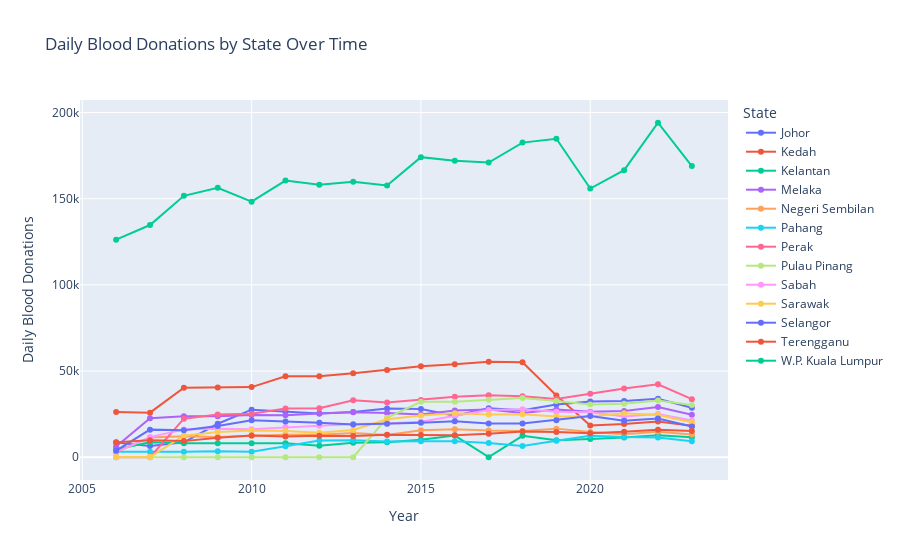

The cell this chart's notebook holds for it:
### Markdown cell above
Here we visualized the trend of blood donations of each states accross 2006-2023. We can observe most states experience significant drop in 2019-2021

### Code cell
import plotly.express as px

donation_final_date = donation_final.groupby(['state', 'year'])['daily'].sum().reset_index()
fig = px.line(donation_final_date, x='year', y='daily', color='state', title='Daily Blood Donations by State Over Year',
              labels={'daily': 'Daily Blood Donations', 'year': 'Year', 'state': 'State'})
fig.update_traces(mode='lines+markers', hovertemplate='<b>%{y} Daily Donation</b> in %{x}')
fig.update_layout(title='Daily Blood Donations by State Over Time',
                  xaxis_title='Year',
                  yaxis_title='Daily Blood Donations')
fig.show()

### Figure 1 — Plotly figure (JSON) as saved in the notebook; plotly's stock layout.template omitted (floating-point values rounded to 4 significant figures)
{"data": [{"hovertemplate": "<b>%{y} Daily Donation</b> in %{x}", "legendgroup": "Johor", "line": {"color": "#636efa", "dash": "solid"}, "marker": {"symbol": "circle"}, "mode": "lines+markers", "name": "Johor", "orientation": "v", "showlegend": true, "type": "scatter", "x": [2006, 2007, 2008, 2009, 2010, 2011, 2012, 2013, 2014, 2015, 2016, 2017, 2018, 2019, 2020, 2021, 2022, 2023], "xaxis": "x", "y": [8487, 6462, 8627, 19438, 27589, 26559, 25385, 26246, 28254, 28004, 24065, 28389, 27245, 30647, 32297, 32600, 33936, 28705], "yaxis": "y"}, {"hovertemplate": "<b>%{y} Daily Donation</b> in %{x}", "legendgroup": "Kedah", "line": {"color": "#EF553B", "dash": "solid"}, "marker": {"symbol": "circle"}, "mode": "lines+markers", "name": "Kedah", "orientation": "v", "showlegend": true, "type": "scatter", "x": [2006, 2007, 2008, 2009, 2010, 2011, 2012, 2013, 2014, 2015, 2016, 2017, 2018, 2019, 2020, 2021, 2022, 2023], "xaxis": "x", "y": [26186, 25863, 40379, 40467, 40690, 46924, 46949, 48794, 50640, 52847, 53904, 55351, 55071, 35862, 18469, 19231, 20731, 18234], "yaxis": "y"}, {"hovertemplate": "<b>%{y} Daily Donation</b> in %{x}", "legendgroup": "Kelantan", "line": {"color": "#00cc96", "dash": "solid"}, "marker": {"symbol": "circle"}, "mode": "lines+markers", "name": "Kelantan", "orientation": "v", "showlegend": true, "type": "scatter", "x": [2006, 2007, 2008, 2009, 2010, 2011, 2012, 2013, 2014, 2015, 2016, 2017, 2018, 2019, 2020, 2021, 2022, 2023], "xaxis": "x", "y": [4617, 8647, 8125, 8074, 8100, 8120, 6698, 8483, 8728, 10097, 12565, 35, 12427, 9927, 10579, 11400, 12708, 11616], "yaxis": "y"}, {"hovertemplate": "<b>%{y} Daily Donation</b> in %{x}", "legendgroup": "Melaka", "line": {"color": "#ab63fa", "dash": "solid"}, "marker": {"symbol": "circle"}, "mode": "lines+markers", "name": "Melaka", "orientation": "v", "showlegend": true, "type": "scatter", "x": [2006, 2007, 2008, 2009, 2010, 2011, 2012, 2013, 2014, 2015, 2016, 2017, 2018, 2019, 2020, 2021, 2022, 2023], "xaxis": "x", "y": [6208, 22683, 23774, 23729, 24443, 24297, 25325, 26125, 25679, 24874, 27063, 27706, 25662, 27708, 26446, 26873, 29204, 24663], "yaxis": "y"}, {"hovertemplate": "<b>%{y} Daily Donation</b> in %{x}", "legendgroup": "Negeri Sembilan", "line": {"color": "#FFA15A", "dash": "solid"}, "marker": {"symbol": "circle"}, "mode": "lines+markers", "name": "Negeri Sembilan", "orientation": "v", "showlegend": true, "type": "scatter", "x": [2006, 2007, 2008, 2009, 2010, 2011, 2012, 2013, 2014, 2015, 2016, 2017, 2018, 2019, 2020, 2021, 2022, 2023], "xaxis": "x", "y": [2970, 11497, 12207, 11779, 12443, 13090, 13061, 14092, 12943, 15637, 16298, 15503, 15248, 16608, 14618, 13282, 14734, 13240], "yaxis": "y"}, {"hovertemplate": "<b>%{y} Daily Donation</b> in %{x}", "legendgroup": "Pahang", "line": {"color": "#19d3f3", "dash": "solid"}, "marker": {"symbol": "circle"}, "mode": "lines+markers", "name": "Pahang", "orientation": "v", "showlegend": true, "type": "scatter", "x": [2006, 2007, 2008, 2009, 2010, 2011, 2012, 2013, 2014, 2015, 2016, 2017, 2018, 2019, 2020, 2021, 2022, 2023], "xaxis": "x", "y": [3258, 3131, 3140, 3414, 3215, 6384, 9720, 9919, 9136, 9240, 9352, 8337, 6497, 9539, 12480, 11718, 11396, 9311], "yaxis": "y"}, {"hovertemplate": "<b>%{y} Daily Donation</b> in %{x}", "legendgroup": "Perak", "line": {"color": "#FF6692", "dash": "solid"}, "marker": {"symbol": "circle"}, "mode": "lines+markers", "name": "Perak", "orientation": "v", "showlegend": true, "type": "scatter", "x": [2006, 2007, 2008, 2009, 2010, 2011, 2012, 2013, 2014, 2015, 2016, 2017, 2018, 2019, 2020, 2021, 2022, 2023], "xaxis": "x", "y": [53, 53, 22393, 24740, 25203, 28233, 28441, 33054, 31731, 33284, 35062, 35982, 35401, 33748, 36788, 39827, 42326, 33722], "yaxis": "y"}, {"hovertemplate": "<b>%{y} Daily Donation</b> in %{x}", "legendgroup": "Pulau Pinang", "line": {"color": "#B6E880", "dash": "solid"}, "marker": {"symbol": "circle"}, "mode": "lines+markers", "name": "Pulau Pinang", "orientation": "v", "showlegend": true, "type": "scatter", "x": [2006, 2007, 2008, 2009, 2010, 2011, 2012, 2013, 2014, 2015, 2016, 2017, 2018, 2019, 2020, 2021, 2022, 2023], "xaxis": "x", "y": [0, 0, 0, 0, 0, 0, 0, 0, 22911, 32199, 32134, 33338, 34413, 32604, 30673, 31072, 32946, 30303], "yaxis": "y"}, {"hovertemplate": "<b>%{y} Daily Donation</b> in %{x}", "legendgroup": "Sabah", "line": {"color": "#FF97FF", "dash": "solid"}, "marker": {"symbol": "circle"}, "mode": "lines+markers", "name": "Sabah", "orientation": "v", "showlegend": true, "type": "scatter", "x": [2006, 2007, 2008, 2009, 2010, 2011, 2012, 2013, 2014, 2015, 2016, 2017, 2018, 2019, 2020, 2021, 2022, 2023], "xaxis": "x", "y": [2936, 11694, 16088, 16587, 16307, 17505, 18301, 19310, 19623, 20659, 24130, 27361, 27905, 26412, 26159, 23656, 25138, 21364], "yaxis": "y"}, {"hovertemplate": "<b>%{y} Daily Donation</b> in %{x}", "legendgroup": "Sarawak", "line": {"color": "#FECB52", "dash": "solid"}, "marker": {"symbol": "circle"}, "mode": "lines+markers", "name": "Sarawak", "orientation": "v", "showlegend": true, "type": "scatter", "x": [2006, 2007, 2008, 2009, 2010, 2011, 2012, 2013, 2014, 2015, 2016, 2017, 2018, 2019, 2020, 2021, 2022, 2023], "xaxis": "x", "y": [121, 180, 12532, 14616, 15467, 15197, 14274, 15869, 22056, 24284, 25465, 24875, 24877, 23686, 23784, 25557, 24488, 20252], "yaxis": "y"}, {"hovertemplate": "<b>%{y} Daily Donation</b> in %{x}", "legendgroup": "Selangor", "line": {"color": "#636efa", "dash": "solid"}, "marker": {"symbol": "circle"}, "mode": "lines+markers", "name": "Selangor", "orientation": "v", "showlegend": true, "type": "scatter", "x": [2006, 2007, 2008, 2009, 2010, 2011, 2012, 2013, 2014, 2015, 2016, 2017, 2018, 2019, 2020, 2021, 2022, 2023], "xaxis": "x", "y": [3796, 16024, 15662, 18075, 21399, 20791, 19945, 19047, 19482, 20077, 20834, 19639, 19520, 21533, 23917, 21236, 22461, 17788], "yaxis": "y"}, {"hovertemplate": "<b>%{y} Daily Donation</b> in %{x}", "legendgroup": "Terengganu", "line": {"color": "#EF553B", "dash": "solid"}, "marker": {"symbol": "circle"}, "mode": "lines+markers", "name": "Terengganu", "orientation": "v", "showlegend": true, "type": "scatter", "x": [2006, 2007, 2008, 2009, 2010, 2011, 2012, 2013, 2014, 2015, 2016, 2017, 2018, 2019, 2020, 2021, 2022, 2023], "xaxis": "x", "y": [8752, 9825, 9357, 11356, 12627, 12084, 12508, 12339, 13074, 12862, 12796, 13615, 14963, 14689, 13970, 14819, 15917, 15262], "yaxis": "y"}, {"hovertemplate": "<b>%{y} Daily Donation</b> in %{x}", "legendgroup": "W.P. Kuala Lumpur", "line": {"color": "#00cc96", "dash": "solid"}, "marker": {"symbol": "circle"}, "mode": "lines+markers", "name": "W.P. Kuala Lumpur", "orientation": "v", "showlegend": true, "type": "scatter", "x": [2006, 2007, 2008, 2009, 2010, 2011, 2012, 2013, 2014, 2015, 2016, 2017, 2018, 2019, 2020, 2021, 2022, 2023], "xaxis": "x", "y": [126264, 134731, 151685, 156299, 148290, 160551, 158099, 159867, 157712, 174117, 172043, 170953, 182546, 184826, 155920, 166557, 194076, 168911], "yaxis": "y"}], "layout": {"legend": {"title": {"text": "State"}, "tracegroupgap": 0}, "title": {"text": "Daily Blood Donations by State Over Time"}, "xaxis": {"anchor": "y", "domain": [0, 1], "title": {"text": "Year"}}, "yaxis": {"anchor": "x", "domain": [0, 1], "title": {"text": "Daily Blood Donations"}}}}
